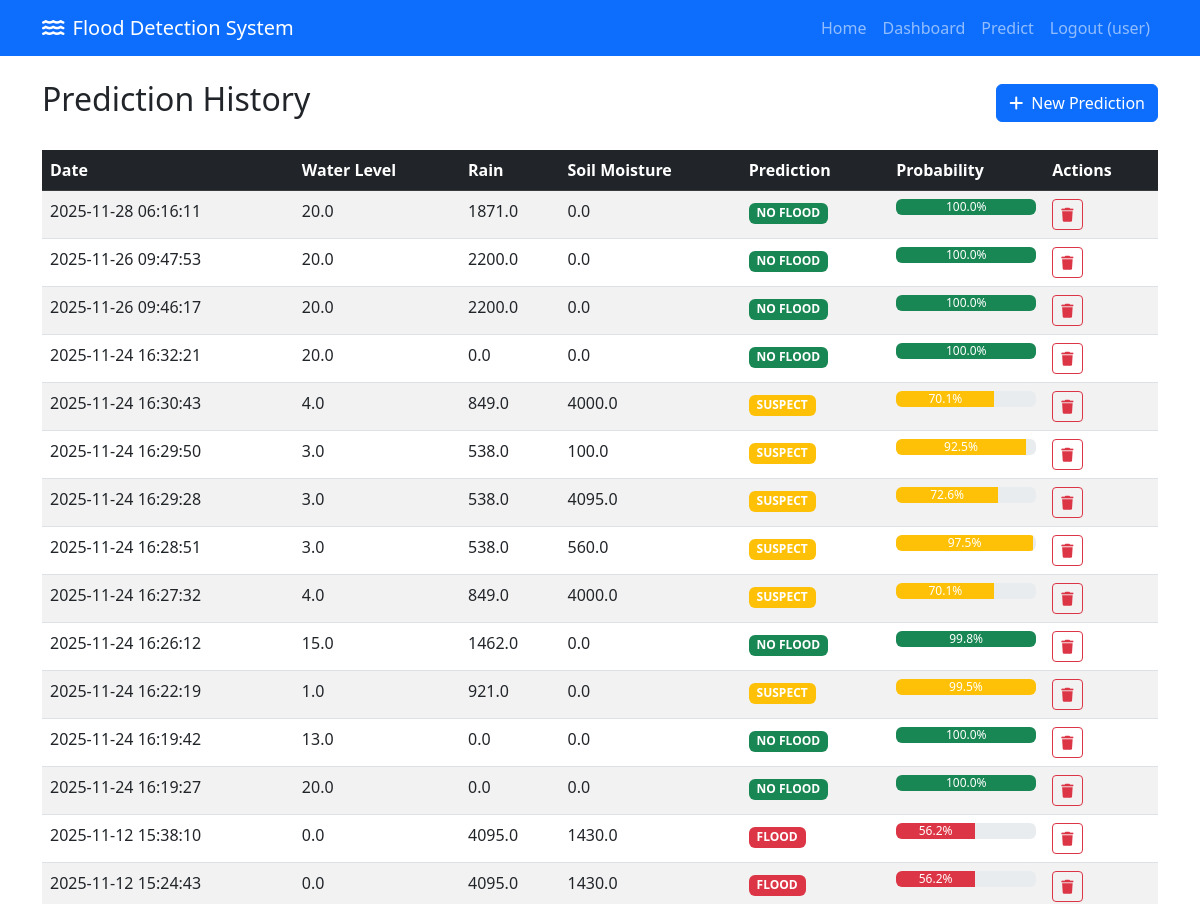
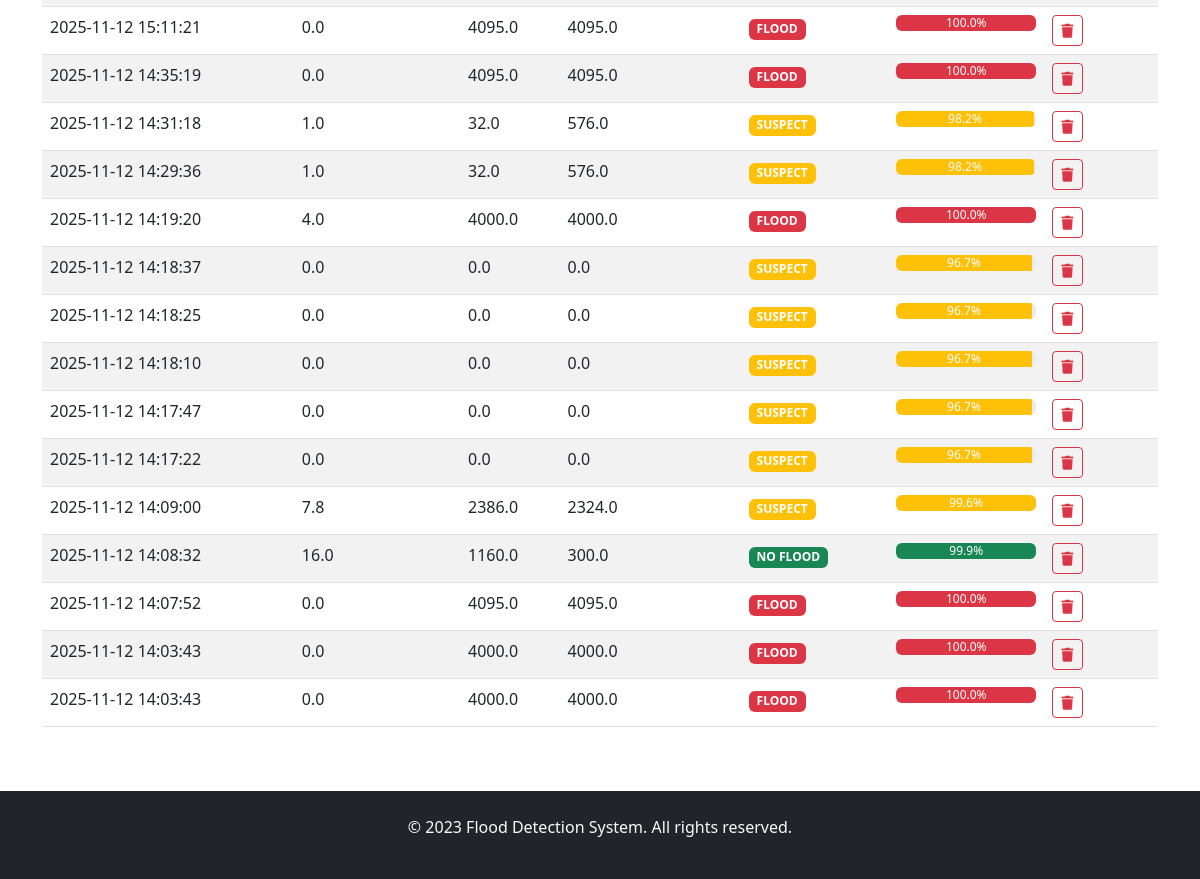
The app's page /dashboard (signed in) with its own data (2 pictures, top to bottom).
### tables this page shows
CREATE TABLE predictions (
            id INTEGER PRIMARY KEY AUTOINCREMENT,
            user_id INTEGER,
            water_level REAL NOT NULL,
            rain REAL NOT NULL,
            soil_moisture REAL NOT NULL,
            prediction TEXT NOT NULL,
            probability REAL,
            created_at TIMESTAMP DEFAULT CURRENT_TIMESTAMP,
            FOREIGN KEY (user_id) REFERENCES users (id)
        );

### app.py (the view)
@app.route('/dashboard')
def dashboard():
    if 'user_id' not in session:
        flash('Please log in to access the dashboard.', 'warning')
        return redirect(url_for('login'))
    predictions = get_user_predictions(session['user_id'])
    return render_template('dashboard.html', predictions=predictions)

### app.py (called while the page is built)
def get_db_connection():
    conn = sqlite3.connect('database.db')
    conn.row_factory = sqlite3.Row
    return conn

def get_user_predictions(user_id):
    conn = get_db_connection()
    predictions = conn.execute(
        'SELECT * FROM predictions WHERE user_id = ? ORDER BY created_at DESC',
        (user_id,)
    ).fetchall()
    conn.close()
    return predictions

### templates/dashboard.html (shortened to what this page needs)
{% extends "base.html" %}
{% block content %}
<div class="container mt-4">
    <div class="d-flex justify-content-between align-items-center mb-4">
        <h2 class="animate__animated animate__fadeInLeft">Prediction History</h2>
        <a href="{{ url_for('input_page') }}" class="btn btn-primary animate__animated animate__fadeInRight">
            <i class="fas fa-plus me-2"></i>New Prediction
        </a>
    </div>
    {% if predictions %}
    <div class="table-responsive animate__animated animate__fadeInUp">
        <table class="table table-striped table-hover">
            <thead class="table-dark">
                <tr>
                    <th>Date</th>
                    <th>Water Level</th>
                    <th>Rain</th>
                    <th>Soil Moisture</th>
                    <th>Prediction</th>
                    <th>Probability</th>
                    <th>Actions</th>
                </tr>
            </thead>
            <tbody>
                {% for prediction in predictions %}
                <tr class="prediction-row">
                    <td>{{ prediction['created_at'] }}</td>
                    <td>{{ prediction['water_level'] }}</td>
                    <td>{{ prediction['rain'] }}</td>
                    <td>{{ prediction['soil_moisture'] }}</td>
                    <td>
                        <span class="badge
                            {% if prediction['prediction'] == 'flood' %}bg-danger
                            {% elif prediction['prediction'] == 'no flood' %}bg-success
                            {% else %}bg-warning{% endif %}">
                            {{ prediction['prediction'].upper() }}
                        </span>
                    </td>
                    <td>
                        {% if prediction['probability'] %}
                        <div class="progress">
                            <div class="progress-bar
                                {% if prediction['prediction'] == 'flood' %}bg-danger
                                {% elif prediction['prediction'] == 'no flood' %}bg-success
                                {% else %}bg-warning{% endif %}"
                                style="width: {{ prediction['probability'] * 100 }}%">
                                {{ "%.1f"|format(prediction['probability'] * 100) }}%
                            </div>
                        </div>
                        {% else %}
                        <span class="text-muted">N/A</span>
                        {% endif %}
                    </td>
                    <td>
                        <button class="btn btn-sm btn-outline-danger delete-btn"
                                data-id="{{ prediction['id'] }}">
                            <i class="fas fa-trash"></i>
                        </button>
                    </td>
                </tr>
                {% endfor %}
            </tbody>
        </table>
    </div>
    {% endif %}
</div>
{% endblock %}

### templates/base.html (shortened to what this page needs)
<!DOCTYPE html>
<html lang="en">
<head>
    <link href="https://cdn.jsdelivr.net/npm/bootstrap@5.3.0/dist/css/bootstrap.min.css" rel="stylesheet">
    <link href="https://cdnjs.cloudflare.com/ajax/libs/font-awesome/6.4.0/css/all.min.css" rel="stylesheet">
    <link href="https://cdnjs.cloudflare.com/ajax/libs/animate.css/4.1.1/animate.min.css" rel="stylesheet">
    <link href="{{ url_for('static', filename='css/style.css') }}" rel="stylesheet">
</head>
<body>
    <nav class="navbar navbar-expand-lg navbar-dark bg-primary">
        <div class="container">
            <a class="navbar-brand animate__animated animate__pulse" href="{{ url_for('index') }}">
                <i class="fas fa-water me-2"></i>Flood Detection System
            </a>
            <div class="collapse navbar-collapse" id="navbarNav">
                <ul class="navbar-nav ms-auto">
                    <li class="nav-item">
                        <a class="nav-link" href="{{ url_for('index') }}">Home</a>
                    </li>
                    {% if session.user_id %}
                    <li class="nav-item">
                        <a class="nav-link" href="{{ url_for('dashboard') }}">Dashboard</a>
                    </li>
                    <li class="nav-item">
                        <a class="nav-link" href="{{ url_for('input_page') }}">Predict</a>
                    </li>
                    <li class="nav-item">
                        <a class="nav-link" href="{{ url_for('logout') }}">Logout ({{ session.username }})</a>
                    </li>
                    {% endif %}
                </ul>
            </div>
        </div>
    </nav>
    <main>
        {% block content %}{% endblock %}
    </main>
    <footer class="bg-dark text-light py-4 mt-5">
        <div class="container text-center">
            <p>&copy; 2023 Flood Detection System. All rights reserved.</p>
        </div>
    </footer>
</body>
</html>

### static/css/style.css (style rules this page uses)
:root { --primary-color: #0d6efd; --success-color: #198754; --warning-color: #ffc107; --danger-color: #dc3545; --info-color: #0dcaf0; }
.prediction-row { transition: background-color 0.3s ease; }
.progress-bar { transition: width 1s ease-in-out; }
.btn { transition: all 0.3s ease; }
.badge { animation: pulse 2s infinite; }
.delete-btn { transition: all 0.3s ease; }

### records on screen
predictions: created_at "2025-11-28 06:16:11", water_level "20.0", rain "1871.0", soil_moisture "0.0", prediction "NO FLOOD", prediction['probability']*100 "100.0"
predictions: created_at "2025-11-26 09:47:53", water_level "20.0", rain "2200.0", soil_moisture "0.0", prediction "NO FLOOD", prediction['probability']*100 "100.0"
predictions: created_at "2025-11-26 09:46:17", water_level "20.0", rain "2200.0", soil_moisture "0.0", prediction "NO FLOOD", prediction['probability']*100 "100.0"
predictions: created_at "2025-11-24 16:32:21", water_level "20.0", rain "0.0", soil_moisture "0.0", prediction "NO FLOOD", prediction['probability']*100 "100.0"
predictions: created_at "2025-11-24 16:30:43", water_level "4.0", rain "849.0", soil_moisture "4000.0", prediction "SUSPECT", prediction['probability']*100 "70.1"
predictions: created_at "2025-11-24 16:29:50", water_level "3.0", rain "538.0", soil_moisture "100.0", prediction "SUSPECT", prediction['probability']*100 "92.5"
predictions: created_at "2025-11-24 16:29:28", water_level "3.0", rain "538.0", soil_moisture "4095.0", prediction "SUSPECT", prediction['probability']*100 "72.6"
predictions: created_at "2025-11-24 16:28:51", water_level "3.0", rain "538.0", soil_moisture "560.0", prediction "SUSPECT", prediction['probability']*100 "97.5"
predictions: created_at "2025-11-24 16:27:32", water_level "4.0", rain "849.0", soil_moisture "4000.0", prediction "SUSPECT", prediction['probability']*100 "70.1"
predictions: created_at "2025-11-24 16:26:12", water_level "15.0", rain "1462.0", soil_moisture "0.0", prediction "NO FLOOD", prediction['probability']*100 "99.8"
predictions: created_at "2025-11-24 16:22:19", water_level "1.0", rain "921.0", soil_moisture "0.0", prediction "SUSPECT", prediction['probability']*100 "99.5"
predictions: created_at "2025-11-24 16:19:42", water_level "13.0", rain "0.0", soil_moisture "0.0", prediction "NO FLOOD", prediction['probability']*100 "100.0"
predictions: created_at "2025-11-24 16:19:27", water_level "20.0", rain "0.0", soil_moisture "0.0", prediction "NO FLOOD", prediction['probability']*100 "100.0"
predictions: created_at "2025-11-12 15:38:10", water_level "0.0", rain "4095.0", soil_moisture "1430.0", prediction "FLOOD", prediction['probability']*100 "56.2"
predictions: created_at "2025-11-12 15:24:43", water_level "0.0", rain "4095.0", soil_moisture "1430.0", prediction "FLOOD", prediction['probability']*100 "56.2"
predictions: created_at "2025-11-12 15:11:21", water_level "0.0", rain "4095.0", soil_moisture "4095.0", prediction "FLOOD", prediction['probability']*100 "100.0"
predictions: created_at "2025-11-12 14:35:19", water_level "0.0", rain "4095.0", soil_moisture "4095.0", prediction "FLOOD", prediction['probability']*100 "100.0"
predictions: created_at "2025-11-12 14:31:18", water_level "1.0", rain "32.0", soil_moisture "576.0", prediction "SUSPECT", prediction['probability']*100 "98.2"
predictions: created_at "2025-11-12 14:29:36", water_level "1.0", rain "32.0", soil_moisture "576.0", prediction "SUSPECT", prediction['probability']*100 "98.2"
predictions: created_at "2025-11-12 14:19:20", water_level "4.0", rain "4000.0", soil_moisture "4000.0", prediction "FLOOD", prediction['probability']*100 "100.0"
predictions: created_at "2025-11-12 14:18:37", water_level "0.0", rain "0.0", soil_moisture "0.0", prediction "SUSPECT", prediction['probability']*100 "96.7"
predictions: created_at "2025-11-12 14:18:25", water_level "0.0", rain "0.0", soil_moisture "0.0", prediction "SUSPECT", prediction['probability']*100 "96.7"
predictions: created_at "2025-11-12 14:18:10", water_level "0.0", rain "0.0", soil_moisture "0.0", prediction "SUSPECT", prediction['probability']*100 "96.7"
predictions: created_at "2025-11-12 14:17:47", water_level "0.0", rain "0.0", soil_moisture "0.0", prediction "SUSPECT", prediction['probability']*100 "96.7"
predictions: created_at "2025-11-12 14:17:22", water_level "0.0", rain "0.0", soil_moisture "0.0", prediction "SUSPECT", prediction['probability']*100 "96.7"
predictions: created_at "2025-11-12 14:09:00", water_level "7.8", rain "2386.0", soil_moisture "2324.0", prediction "SUSPECT", prediction['probability']*100 "99.6"
predictions: created_at "2025-11-12 14:08:32", water_level "16.0", rain "1160.0", soil_moisture "300.0", prediction "NO FLOOD", prediction['probability']*100 "99.9"
predictions: created_at "2025-11-12 14:07:52", water_level "0.0", rain "4095.0", soil_moisture "4095.0", prediction "FLOOD", prediction['probability']*100 "100.0"
predictions: created_at "2025-11-12 14:03:43", water_level "0.0", rain "4000.0", soil_moisture "4000.0", prediction "FLOOD", prediction['probability']*100 "100.0"
predictions: created_at "2025-11-12 14:03:43", water_level "0.0", rain "4000.0", soil_moisture "4000.0", prediction "FLOOD", prediction['probability']*100 "100.0"

### other values on screen
{{ session.username }} "user"
